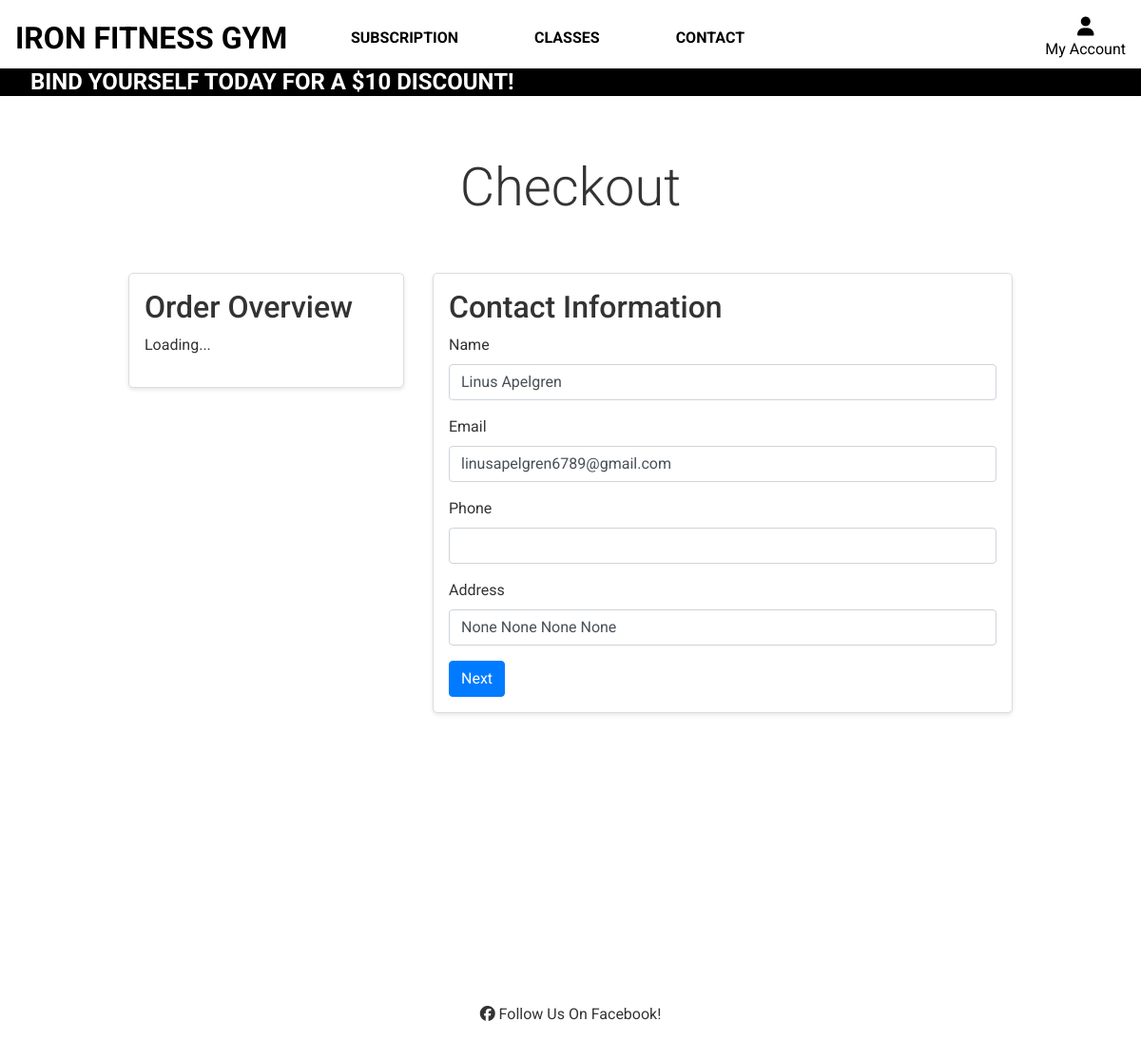
The page /checkout/1/ (signed in) on the database its author committed.
### users/models.py (models this page shows, shortened)
class UserProfile(models.Model):
    user = models.OneToOneField(User, on_delete=models.CASCADE)
    phone_number = models.CharField(max_length=15, blank=True)
    gym_visits = models.IntegerField(default=0)
    street_address = models.CharField(max_length=255, blank=True, null=True)
    city = models.CharField(max_length=100, blank=True, null=True)
    postal_code = models.CharField(max_length=20, blank=True, null=True)
    country = models.CharField(max_length=100, blank=True, null=True)
    subscription_plan = models.ForeignKey(
        SubscriptionPlan, null=True, blank=True, on_delete=models.SET_NULL
    )
    subscription_start_date = models.DateTimeField(null=True, blank=True)

### checkout/views.py (the view)
# urls.py: path("<int:plan_id>/", checkout, name="checkout"),
@login_required
def checkout(request, plan_id):
    plan = get_object_or_404(
        SubscriptionPlan, pk=plan_id
    )  # Get the subscription plan or return 404
    user_profile = (
        UserProfile.objects.get(user=request.user)
        if request.user.is_authenticated
        else None
    )  # Get the user profile if authenticated
    context = {
        "STRIPE_TEST_PUBLIC_KEY": settings.STRIPE_TEST_PUBLIC_KEY,
        "plan_id": plan_id,
        "plan": plan,
        "user_profile": user_profile,
    }
    return render(
        request, "checkout/checkout.html", context
    )  # Render the checkout template with context

### checkout/templates/checkout/checkout.html (shortened to what this page needs)
{% extends "base.html" %}
{% load static %}
{% block extracss %}
<link rel="stylesheet" href="{% static 'checkout/css/checkout.css' %}">
{% endblock %}
{% block page_header %}
<header class="container header-container">
    <div class="row">
        <div class="col text-center">
            <h1 class="display-4">Checkout</h1>
        </div>
    </div>
</header>
{% endblock %}
{% block content %}
<div class="d-flex flex-column min-vh-100">
    <div class="container my-5">
        <div class="row">
            <div class="col-md-4">
                <div class="box p-3 mb-4">
                    <h2>Order Overview</h2>
                    <div id="order-overview">
                        <p>Loading...</p>
                    </div>
                </div>
            </div>
            <div class="col-md-8">
                <div class="box p-3">
                    <div id="checkout-steps">
                        <div id="step-contact-info">
                            <h2>Contact Information</h2>
                            <form id="contact-info-form">
                                <div class="form-group">
                                    <label for="name">Name</label>
                                    <input type="text" id="name" name="name" class="form-control"
                                        value="{{ user_profile.user.first_name }} {{ user_profile.user.last_name }}" required>
                                </div>
                                <div class="form-group">
                                    <label for="email">Email</label>
                                    <input type="email" id="email" name="email" class="form-control"
                                        value="{{ user_profile.user.email }}" required>
                                </div>
                                <div class="form-group">
                                    <label for="phone">Phone</label>
                                    <input type="text" id="phone" name="phone" class="form-control"
                                        value="{{ user_profile.phone_number }}" required>
                                </div>
                                <div class="form-group">
                                    <label for="address">Address</label>
                                    <input type="text" id="address" name="address" class="form-control"
                                        value="{{ user_profile.street_address }} {{ user_profile.city }} {{ user_profile.postal_code }} {{ user_profile.country }}" required>
                                </div>
                                <button type="button" id="next-to-payment" class="btn btn-primary">Next</button>
                            </form>
                        </div>
                    </div>
                </div>
            </div>
        </div>
    </div>
</div>
{% endblock %}

### static/css/base.css (style rules this page uses)
html { height: 100%; }
body { font-family: 'Roboto', sans-serif; height: calc(100vh - 184px); color: #333; font-family: Roboto; background-color: white; overflow-x: hidden; }
@media (min-width: 1200px) { .container { max-width: 80%; } }
@media (min-width: 992px) { .header-container { padding-top: 164px; } }

### staticfiles/checkout/css/checkout.css (style rules this page uses)
.box { background-color: white; border: 1px solid #ddd; border-radius: 5px; box-shadow: 0 2px 4px rgba(0, 0, 0, 0.1); }

### rows shown on the page
UserProfile: name "Linus Apelgren", email "linusapelgren6789@gmail.com", address "None None None None"
